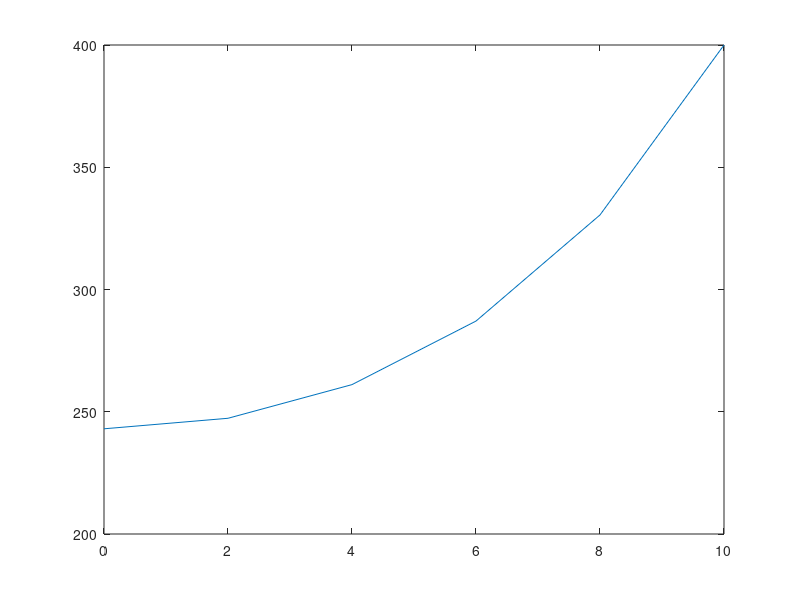

Here is the MATLAB script that generated this plot:
%% Finite Difference for BVPs
clear all; close all
%Solve the 1D Heat equation with Neumann BCs.
L = 10; Tair = 200; T0 = 40; TL = 400; w = 0.05;q0 = 0;
h = 2;
a1 = 2+w*h*h;
a2 = w*h*h*Tair;

A = [a1 -2 0 0 0;
    -1 a1 -1 0 0;
    0 -1 a1 -1 0;
    0 0 -1 a1 -1;
    0 0 0 -1 a1];
b = [w*h^2*Tair-2*h*q0 a2 a2 a2 TL+a2]';

uin = A\b;
u = [uin' 400];
x = 0:h:L;
plot(x,u)